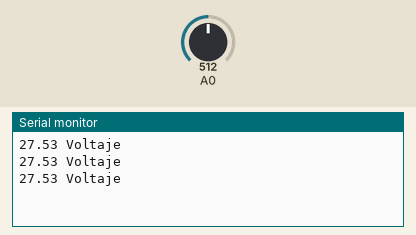
A sketch run on a simulated Arduino Uno, built with avr-gcc and run on an emulated ATmega328P. Shown: the last lines printed to the serial monitor. The inputs (shaded band) are chosen by the test bench; at power-on: A0 = 512.

Above: at 1.3 s.
1.4 s: A0 set to 716
At 1.9 s:
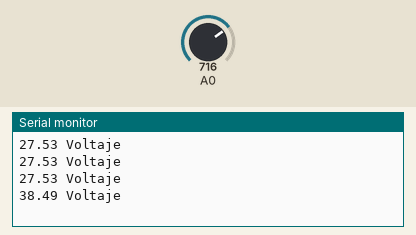
2.9 s: A0 set to 900
At 3.4 s:
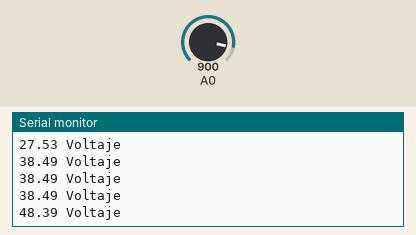
Timing chart, 0 to 5.9 s (numbered marks = the images above; inputs shaded):
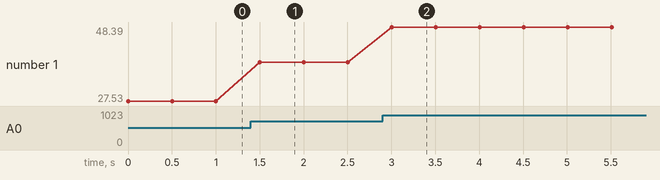

Measured:
- after the input at 1.4 s, the serial monitor: prints a new line after 0.10 s (image 1)
- after the input at 2.9 s, the serial monitor: prints a new line after 0.10 s (image 2)
- plotted number 1: 27.53 → 38.49 after the input at 1.4 s, 38.49 → 48.39 after the input at 2.9 s

The sketch:

Practica_3.5.ino
```cpp
float resistenciaA=1000000;
float resistenciaB=100000;

void setup ()
{
Serial.begin (9600);
}
void loop ()
{
float Vol=(analogRead(0)*5)/1023.0;
float SUMA=(Vol/(resistenciaB/(resistenciaA+resistenciaB)));
Serial.print(SUMA) ;
Serial.print(" Voltaje") ;
Serial.println();
delay(500);
}
```
